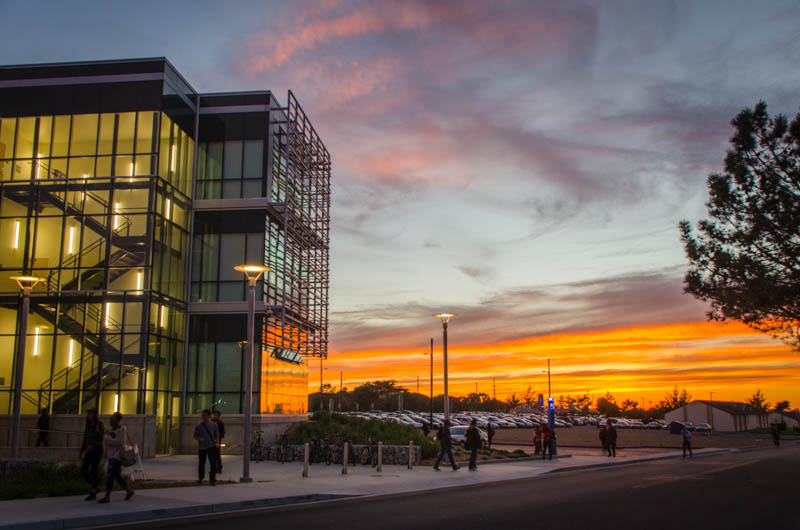
#> input picture 1.png, 800 x 530 px
$ python main.py
#> lines starting #> are read from the running program, lines starting #| are printed output that depends on the picture
'''
Title: Median Filter
Abstract: "Write a median filter program using Python and Pillow to create a
new image from the 9 images."
Phillip T.Emmons
CST 205 Monday/Wednesday 10-12pm
9-9-2016

The help sheet with the multiple variable assignment was very useful"
'''
import time
from PIL import Image
from statistics import median

startTime =time.clock()

#instance variables, all list
redPixList = []
greenPixList = []
bluePixList = []
inputFile = []

#This will get the image for the size ands the width.
initialPhoto =  Image.open( "1.png")
#> initialPhoto is the input picture: PIL image 800x530 RGB; mean R, G, B 114, 97.8, 83.4
width, height = initialPhoto.size
#> width = 800; height = 530
#Creates a solid color image for the pixels to be added to during loops below.
canvasImage = Image.new("RGB", (width, height), color= 255)
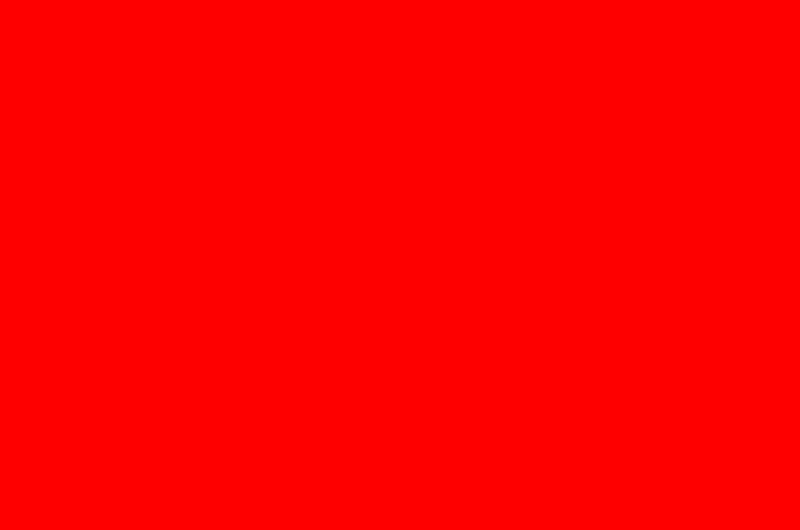
#> canvasImage: PIL image 800x530 RGB; mean R, G, B 255, 0, 0
canvasImage.save('newImage.png')
print("Canvas ready.")


#Adds all 10 images to a list from the folder location.
for numImage in range( 1,10 ):
#> (the run stopped early here; a loop or call above may not have finished)
